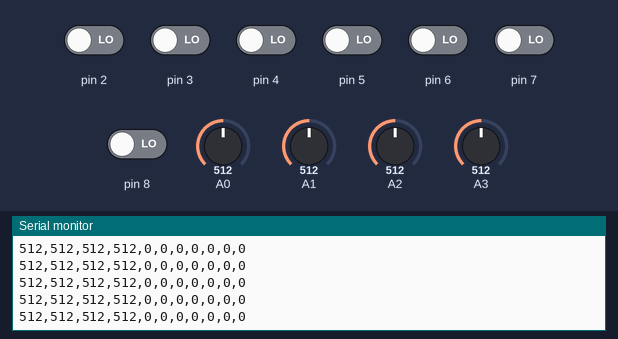
Recording of a sketch running on a simulated Arduino Nano, built with avr-gcc and run on an emulated ATmega328P. Shown: the last lines printed to the serial monitor. The inputs (shaded band) are chosen by the test bench; at power-on: pin 2–8 LOW, A0 = 512, A1 = 512, A2 = 512, A3 = 512.

Above: at 1.2 s.
1.3 s: A0 set to 109
At 1.8 s:
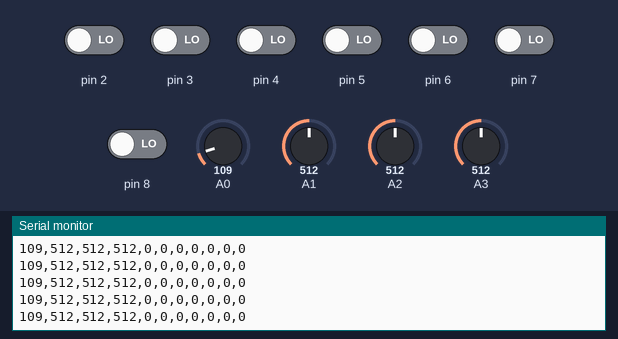
4.3 s: A0 set to 94
At 5.3 s:
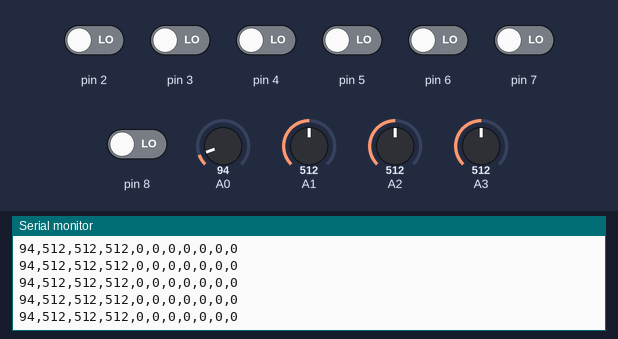
7.3 s: A1 set to 106
At 7.8 s:
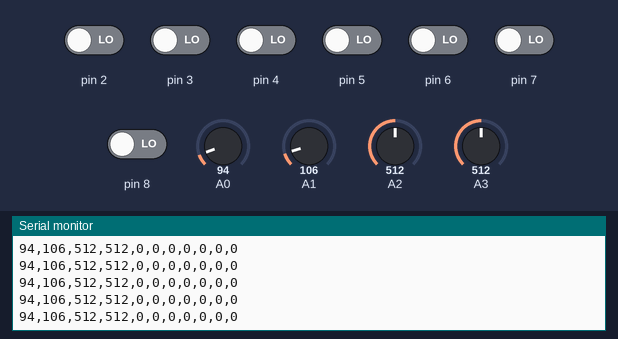
10.3 s: A1 set to 95
At 11.1 s:
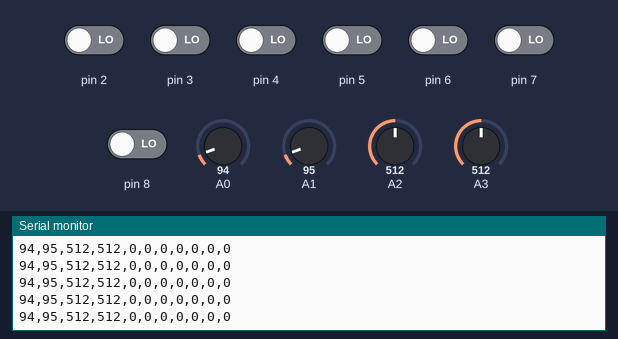
11.8 s: A2 set to 106
At 12.6 s:
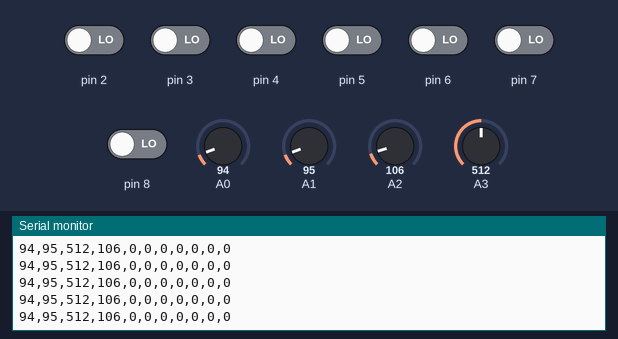
14.8 s: A2 set to 90
At 15.5 s:
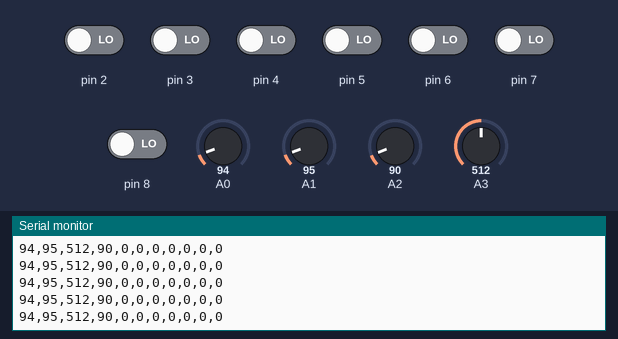
Timing chart, 0 to 17.8 s (numbered marks = the images above; inputs shaded):
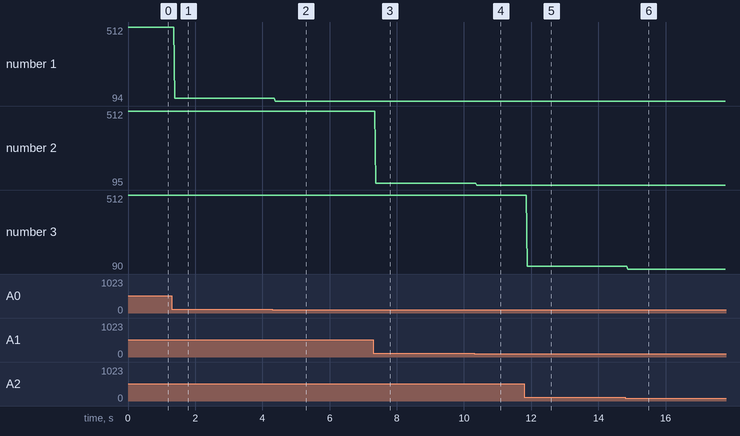

The sketch:

read_sensors.ino
```cpp
/*
  Drone - Remote Control
  Sensor Reader - Raspberry Pi
  This program reads the analog joystics and buttons
  See Arduino Nano pinout
  The data is sent as a string through serial to the Raspberry Pi
*/


void setup() {
  Serial.begin(9600);
  pinMode(2,INPUT);
  pinMode(3,INPUT);
  pinMode(4,INPUT);
  pinMode(5,INPUT);
  pinMode(6,INPUT);
  pinMode(7,INPUT);
  pinMode(8,INPUT);
}

void loop() {
  char data[100];
  int js1 = analogRead(A0);
  int js2 = analogRead(A1);
  int js3 = analogRead(A2);
  int js4 = analogRead(A3);
  int ch1 = digitalRead(2);
  int ch2 = digitalRead(3);
  int ch3 = digitalRead(4);
  int ch4 = digitalRead(5);
  int ch5 = digitalRead(6);
  int ch6 = digitalRead(7);
  int ch7 = digitalRead(8);

  sprintf(data, "%d,%d,%d,%d,%d,%d,%d,%d,%d,%d,%d",js1,js2,js4,js3,ch1,ch2,ch3,ch4,ch5,ch6,ch7);
  Serial.println(data);
  delay(1);
}
```

Measured:
- after the input at 1.3 s, the serial monitor: prints a new line after 0.09 s (image 1)
- after the input at 4.3 s, the serial monitor: prints a new line after 0.09 s (image 2)
- after the input at 7.3 s, the serial monitor: prints a new line after 0.08 s (image 3)
- after the input at 10.3 s, the serial monitor: prints a new line after 0.08 s (image 4)
- after the input at 11.8 s, the serial monitor: prints a new line after 0.08 s (image 5)
- after the input at 14.8 s, the serial monitor: prints a new line after 0.07 s (image 6)
- plotted number 1: 512 → 109 after the input at 1.3 s, 109 → 94 after the input at 4.3 s
- plotted number 2: 512 → 106 after the input at 7.3 s, 106 → 95 after the input at 10.3 s
